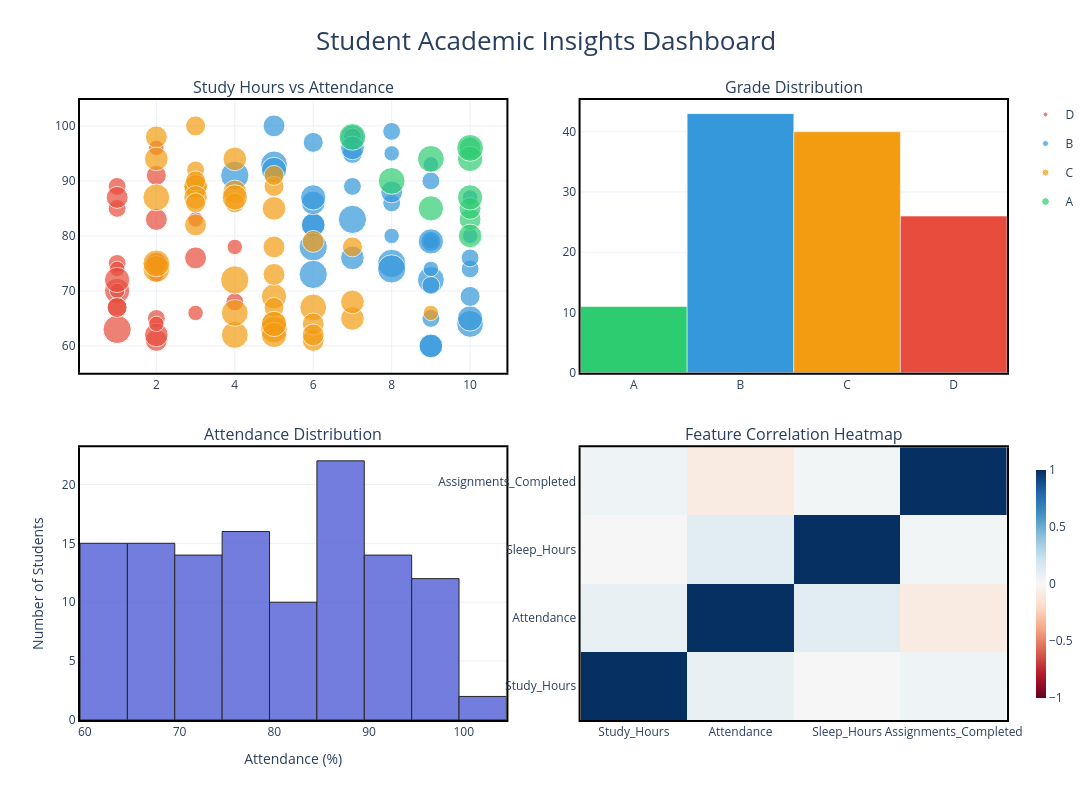

The cell this chart's notebook holds for it:
### Markdown cell above
## Interactive Insights Dashboard

### Code cell
import plotly.graph_objects as go
from plotly.subplots import make_subplots
import plotly.express as px

# Prepare data
grade_counts = df['Grade'].value_counts().reindex(['A','B','C','D'])
corr = df[['Study_Hours','Attendance','Sleep_Hours','Assignments_Completed']].corr()

# Create dashboard layout
fig = make_subplots(
    rows=2,
    cols=2,
    subplot_titles=[
        "Study Hours vs Attendance",
        "Grade Distribution",
        "Attendance Distribution",
        "Feature Correlation Heatmap"
    ],
    horizontal_spacing=0.08,
    vertical_spacing=0.12
)

# 1️⃣ Scatter Plot
scatter = px.scatter(
    df,
    x="Study_Hours",
    y="Attendance",
    color="Grade",
    size="Assignments_Completed",
    hover_data=["Sleep_Hours"],
    color_discrete_map={
        "A":"#2ecc71",
        "B":"#3498db",
        "C":"#f39c12",
        "D":"#e74c3c"
    }
)

for trace in scatter.data:
    fig.add_trace(trace, row=1, col=1)

# 2️⃣ Grade Distribution
fig.add_trace(
    go.Bar(
        x=grade_counts.index,
        y=grade_counts.values,
        marker_color=['#2ecc71','#3498db','#f39c12','#e74c3c'],
        showlegend=False
    ),
    row=1,
    col=2
)

# 3️⃣ Attendance Histogram
fig.add_trace(
    go.Histogram(
        x=df["Attendance"],
        nbinsx=12,
        marker=dict(
            color="#5A67D8",
            line=dict(color="black", width=1)
        ),
        opacity=0.85,
        showlegend=False
    ),
    row=2,
    col=1
)

fig.update_xaxes(
    title_text="Attendance (%)",
    row=2,
    col=1
)

fig.update_yaxes(
    title_text="Number of Students",
    row=2,
    col=1
)

# 4️⃣ Heatmap (color scale kept inside panel)
fig.add_trace(
    go.Heatmap(
        z=corr.values,
        x=corr.columns,
        y=corr.columns,
        colorscale="RdBu",
        zmin=-1,
        zmax=1,
        colorbar=dict(
            thickness=10,
            len=0.4,
            y=0.22
        )
    ),
    row=2,
    col=2
)

# Layout
fig.update_layout(
    title={
        "text":"Student Academic Insights Dashboard",
        "x":0.5,
        "font":{"size":26}
    },
    template="plotly_white",
    height=800,
    width=1100
)

# Add borders around each subplot
fig.update_xaxes(showline=True, linewidth=2, linecolor='black', mirror=True)
fig.update_yaxes(showline=True, linewidth=2, linecolor='black', mirror=True)

fig.show()

### Figure 1 — Plotly figure (JSON) as saved in the notebook; plotly's stock layout.template omitted (floating-point values rounded to 4 significant figures)
{"data": [{"customdata": [[7], [5], [6], [8], [8], [9], [6], [6], [6], [6], [7], [9], [5], [6], [5], [7], [8], [6], [9], [6], [6], [8], [8], [7], [5], [7]], "hovertemplate": "Grade=D<br>Study_Hours=%{x}<br>Attendance=%{y}<br>Assignments_Completed=%{marker.size}<br>Sleep_Hours=%{customdata[0]}<extra></extra>", "legendgroup": "D", "marker": {"color": "#e74c3c", "size": [6, 4, 3, 8, 4, 4, 7, 6, 5, 3, 6, 4, 5, 4, 3, 4, 3, 3, 10, 3, 3, 3, 8, 5, 6, 6], "sizemode": "area", "sizeref": 0.025, "symbol": "circle"}, "mode": "markers", "name": "D", "orientation": "v", "showlegend": true, "type": "scatter", "x": [2, 4, 2, 1, 2, 1, 2, 3, 1, 3, 2, 1, 2, 2, 1, 1, 1, 4, 1, 2, 2, 3, 1, 1, 1, 2], "xaxis": "x", "y": [61, 68, 73, 70, 65, 89, 62, 76, 67, 83, 83, 75, 91, 75, 74, 85, 70, 78, 63, 96, 64, 66, 72, 67, 87, 75], "yaxis": "y"}, {"customdata": [[5], [9], [9], [6], [7], [8], [8], [5], [9], [9], [8], [9], [8], [5], [6], [5], [5], [8], [8], [6], [6], [6], [8], [5], [9], [6], [9], [5], [7], [8], [9], [6], [6], [6], [5], [9], [6], [5], [8], [7], [8], [6], [9]], "hovertemplate": "Grade=B<br>Study_Hours=%{x}<br>Attendance=%{y}<br>Assignments_Completed=%{marker.size}<br>Sleep_Hours=%{customdata[0]}<extra></extra>", "legendgroup": "B", "marker": {"color": "#3498db", "size": [3, 9, 7, 7, 3, 10, 7, 7, 4, 6, 3, 9, 10, 4, 4, 4, 10, 7, 5, 3, 4, 9, 8, 3, 4, 10, 3, 5, 10, 3, 5, 5, 7, 10, 4, 4, 7, 8, 8, 7, 6, 4, 8], "sizemode": "area", "sizeref": 0.025, "symbol": "circle"}, "mode": "markers", "name": "B", "orientation": "v", "showlegend": true, "type": "scatter", "x": [10, 9, 6, 6, 9, 4, 7, 9, 9, 5, 10, 5, 7, 10, 8, 7, 8, 7, 7, 9, 9, 10, 10, 8, 8, 6, 9, 9, 6, 8, 6, 10, 6, 8, 10, 7, 7, 6, 9, 9, 8, 9, 5], "xaxis": "x", "y": [87, 72, 82, 82, 74, 91, 98, 60, 71, 100, 80, 93, 83, 74, 86, 89, 75, 76, 95, 93, 65, 64, 65, 80, 99, 78, 79, 79, 73, 95, 97, 69, 86, 74, 76, 98, 96, 87, 79, 60, 88, 90, 92], "yaxis": "y"}, {"customdata": [[9], [6], [9], [5], [7], [6], [8], [7], [6], [8], [7], [5], [9], [6], [9], [9], [6], [7], [6], [6], [5], [6], [7], [6], [6], [5], [5], [9], [5], [5], [7], [5], [7], [7], [5], [6], [7], [9], [8], [9]], "hovertemplate": "Grade=C<br>Study_Hours=%{x}<br>Attendance=%{y}<br>Assignments_Completed=%{marker.size}<br>Sleep_Hours=%{customdata[0]}<extra></extra>", "legendgroup": "C", "marker": {"color": "#f39c12", "size": [7, 8, 7, 9, 5, 6, 7, 9, 8, 4, 9, 7, 5, 7, 6, 6, 5, 9, 10, 7, 3, 9, 6, 7, 7, 6, 5, 6, 9, 8, 5, 7, 6, 9, 5, 6, 8, 5, 5, 8], "sizemode": "area", "sizeref": 0.025, "symbol": "circle"}, "mode": "markers", "name": "C", "orientation": "v", "showlegend": true, "type": "scatter", "x": [4, 5, 7, 2, 5, 2, 3, 4, 5, 3, 6, 3, 3, 4, 6, 6, 5, 2, 4, 3, 9, 2, 5, 5, 2, 3, 5, 5, 5, 5, 3, 7, 6, 4, 3, 6, 5, 7, 4, 4], "xaxis": "x", "y": [88, 69, 65, 74, 89, 98, 89, 62, 64, 92, 67, 89, 90, 94, 61, 64, 91, 87, 72, 87, 66, 75, 73, 85, 94, 82, 67, 78, 63, 62, 100, 68, 62, 66, 86, 79, 64, 78, 86, 87], "yaxis": "y"}, {"customdata": [[9], [7], [7], [5], [8], [6], [5], [9], [7], [5], [7]], "hovertemplate": "Grade=A<br>Study_Hours=%{x}<br>Attendance=%{y}<br>Assignments_Completed=%{marker.size}<br>Sleep_Hours=%{customdata[0]}<extra></extra>", "legendgroup": "A", "marker": {"color": "#2ecc71", "size": [6, 9, 6, 9, 6, 9, 8, 8, 8, 7, 9], "sizemode": "area", "sizeref": 0.025, "symbol": "circle"}, "mode": "markers", "name": "A", "orientation": "v", "showlegend": true, "type": "scatter", "x": [10, 9, 10, 7, 10, 8, 10, 9, 10, 10, 10], "xaxis": "x", "y": [83, 94, 85, 98, 96, 90, 94, 85, 87, 80, 96], "yaxis": "y"}, {"marker": {"color": ["#2ecc71", "#3498db", "#f39c12", "#e74c3c"]}, "showlegend": false, "type": "bar", "x": ["A", "B", "C", "D"], "xaxis": "x2", "y": [11, 43, 40, 26], "yaxis": "y2"}, {"marker": {"color": "#5A67D8", "line": {"color": "black", "width": 1}}, "nbinsx": 12, "opacity": 0.85, "showlegend": false, "type": "histogram", "x": [61, 68, 87, 73, 72, 88, 70, 69, 65, 82, 89, 65, 83, 62, 74, 89, 82, 98, 89, 74, 62, 64, 91, 76, 94, 85, 92, 67, 98, 98, 60, 67, 89, 71, 100, 83, 80, 83, 75, 91, 90, 93, 94, 83, 75, 61, 74, 74, 64, 91, 96, 86, 87, 89, 85, 72, 87, 75, 66, 75, 90, 70, 76, 95, 78, 94, 63, 93, 65, 64, 96, 65, 73, 85, 80, 99, 94, 82, 78, 79, 79, 67, 78, 73, 63, 62, 100, 95, 64, 97, 68, 62, 66, 69, 86, 86, 66, 74, 79, 72, 64, 85, 67, 76, 87, 98, 96, 87, 87, 80, 79, 78, 86, 96, 60, 87, 88, 90, 92, 75], "xaxis": "x3", "yaxis": "y3"}, {"colorbar": {"len": 0.4, "thickness": 10, "y": 0.22}, "colorscale": [[0, "rgb(103,0,31)"], [0.1, "rgb(178,24,43)"], [0.2, "rgb(214,96,77)"], [0.3, "rgb(244,165,130)"], [0.4, "rgb(253,219,199)"], [0.5, "rgb(247,247,247)"], [0.6, "rgb(209,229,240)"], [0.7, "rgb(146,197,222)"], [0.8, "rgb(67,147,195)"], [0.9, "rgb(33,102,172)"], [1, "rgb(5,48,97)"]], "type": "heatmap", "x": ["Study_Hours", "Attendance", "Sleep_Hours", "Assignments_Completed"], "xaxis": "x4", "y": ["Study_Hours", "Attendance", "Sleep_Hours", "Assignments_Completed"], "yaxis": "y4", "z": [[1.0, 0.08058, -0.006165, 0.04703], [0.08058, 1.0, 0.1139, -0.08799], [-0.006165, 0.1139, 1.0, 0.02395], [0.04703, -0.08799, 0.02395, 1.0]], "zmax": 1, "zmin": -1}], "layout": {"annotations": [{"font": {"size": 16}, "showarrow": false, "text": "Study Hours vs Attendance", "x": 0.23, "xanchor": "center", "xref": "paper", "y": 1, "yanchor": "bottom", "yref": "paper"}, {"font": {"size": 16}, "showarrow": false, "text": "Grade Distribution", "x": 0.77, "xanchor": "center", "xref": "paper", "y": 1, "yanchor": "bottom", "yref": "paper"}, {"font": {"size": 16}, "showarrow": false, "text": "Attendance Distribution", "x": 0.23, "xanchor": "center", "xref": "paper", "y": 0.44, "yanchor": "bottom", "yref": "paper"}, {"font": {"size": 16}, "showarrow": false, "text": "Feature Correlation Heatmap", "x": 0.77, "xanchor": "center", "xref": "paper", "y": 0.44, "yanchor": "bottom", "yref": "paper"}], "height": 800, "title": {"font": {"size": 26}, "text": "Student Academic Insights Dashboard", "x": 0.5}, "width": 1100, "xaxis": {"anchor": "y", "domain": [0, 0.46], "linecolor": "black", "linewidth": 2, "mirror": true, "showline": true}, "xaxis2": {"anchor": "y2", "domain": [0.54, 1], "linecolor": "black", "linewidth": 2, "mirror": true, "showline": true}, "xaxis3": {"anchor": "y3", "domain": [0, 0.46], "linecolor": "black", "linewidth": 2, "mirror": true, "showline": true, "title": {"text": "Attendance (%)"}}, "xaxis4": {"anchor": "y4", "domain": [0.54, 1], "linecolor": "black", "linewidth": 2, "mirror": true, "showline": true}, "yaxis": {"anchor": "x", "domain": [0.56, 1], "linecolor": "black", "linewidth": 2, "mirror": true, "showline": true}, "yaxis2": {"anchor": "x2", "domain": [0.56, 1], "linecolor": "black", "linewidth": 2, "mirror": true, "showline": true}, "yaxis3": {"anchor": "x3", "domain": [0, 0.44], "linecolor": "black", "linewidth": 2, "mirror": true, "showline": true, "title": {"text": "Number of Students"}}, "yaxis4": {"anchor": "x4", "domain": [0, 0.44], "linecolor": "black", "linewidth": 2, "mirror": true, "showline": true}}}
